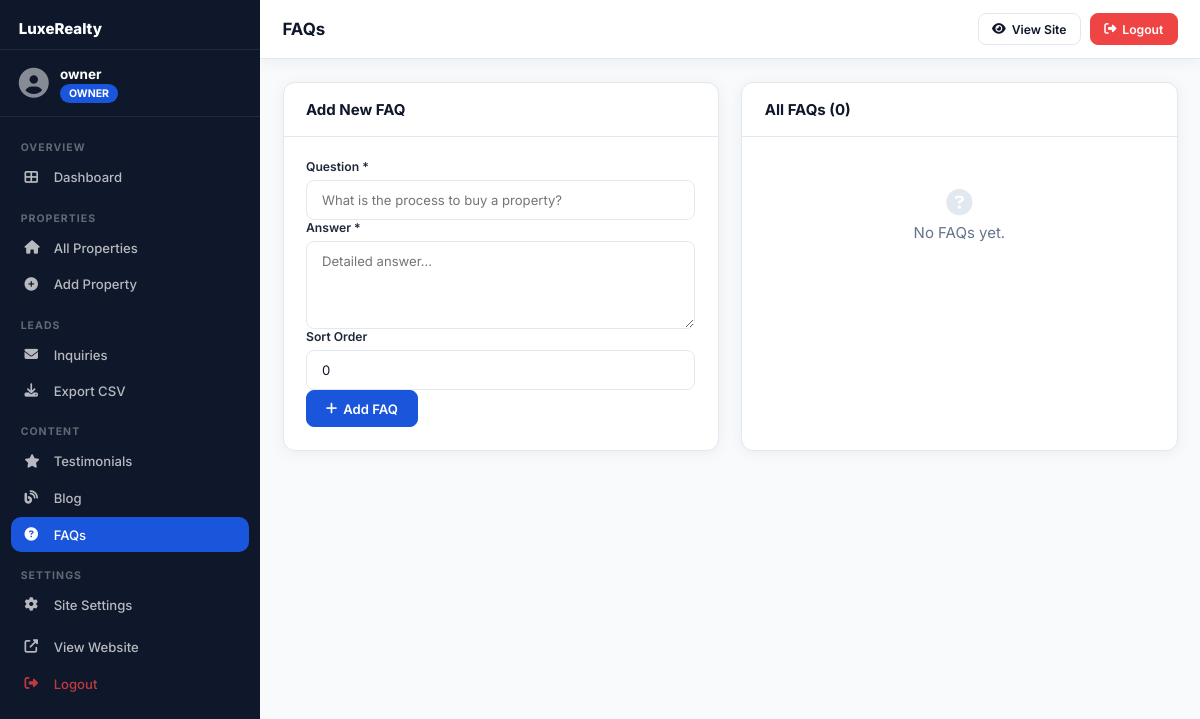
/owner/faqs (signed in), run on the app's committed database.
### models.py (models this page shows, shortened)
class SiteSettings(db.Model):
    __tablename__ = 'site_settings'
    id = db.Column(db.Integer, primary_key=True)
    key = db.Column(db.String(100), unique=True, nullable=False)
    value = db.Column(db.Text, nullable=True)
    updated_at = db.Column(db.DateTime, default=datetime.utcnow, onupdate=datetime.utcnow)

class User(UserMixin, db.Model):
    __tablename__ = 'users'
    id = db.Column(db.Integer, primary_key=True)
    username = db.Column(db.String(80), unique=True, nullable=False)
    email = db.Column(db.String(120), unique=True, nullable=False)
    password_hash = db.Column(db.String(256), nullable=False)
    role = db.Column(db.String(20), default='owner')  # owner, developer
    is_active = db.Column(db.Boolean, default=True)
    failed_logins = db.Column(db.Integer, default=0)
    locked_until = db.Column(db.DateTime, nullable=True)
    totp_secret = db.Column(db.String(32), nullable=True)
    two_fa_enabled = db.Column(db.Boolean, default=False)
    created_at = db.Column(db.DateTime, default=datetime.utcnow)
    last_login = db.Column(db.DateTime, nullable=True)
    def is_developer(self):
        return self.role == 'developer'
    def is_owner(self):
        return self.role in ['owner', 'developer']

### app.py (the view, shortened to what this page needs)
@app.route('/owner/faqs', methods=['GET','POST'])
@login_required
@owner_required
def owner_faqs():
    return render_template('owner/faqs.html',faqs=FAQ.query.order_by(FAQ.sort_order).all())

### app.py (called while the page is built)
@login_manager.user_loader
def load_user(uid): return User.query.get(int(uid))

def owner_required(f):
    @wraps(f)
    def dec(*a,**k):
        if not current_user.is_authenticated or not current_user.is_owner(): abort(403)
        return f(*a,**k)
    return dec

def get_settings():
    rows = SiteSettings.query.all()
    s = dict(SETTING_DEFAULTS)
    for r in rows: s[r.key] = r.value
    return s

@app.context_processor
def inject_globals():
    s = get_settings()
    ext = ExternalLink.query.filter_by(is_active=True).order_by(ExternalLink.sort_order).all()
    return dict(
        settings=s, now=datetime.utcnow(),
        header_links=[l for l in ext if l.link_type=='header_nav'],
        footer_links=[l for l in ext if l.link_type=='footer'],
        social_links=[l for l in ext if l.link_type=='social'],
        csrf_token=generate_csrf,
    )

### templates/owner/faqs.html (shortened to what this page needs)
{% extends "partials/admin_base.html" %}
{% block page_title %}FAQs{% endblock %}
{% block content %}
<div class="dashboard-grid">
  <div class="card">
    <div class="card-header"><h3>Add New FAQ</h3></div>
    <div class="card-body">
      <form method="POST">
        <div class="form-group">
          <label>Question *</label>
          <input type="text" name="question" required class="form-input" placeholder="What is the process to buy a property?">
        </div>
        <div class="form-group">
          <label>Answer *</label>
          <textarea name="answer" required class="form-input" rows="4" placeholder="Detailed answer..."></textarea>
        </div>
        <div class="form-group">
          <label>Sort Order</label>
          <input type="number" name="sort_order" class="form-input" value="0" min="0">
        </div>
        <button type="submit" class="btn btn-primary"><i class="fas fa-plus"></i> Add FAQ</button>
      </form>
    </div>
  </div>
  <div class="card">
    <div class="card-header"><h3>All FAQs ({{ faqs|length }})</h3></div>
    <div class="card-body">
      {% if faqs %}
      <div class="faq-admin-list">
        {% for faq in faqs %}
        <div class="faq-admin-item">
          <div class="faq-admin-content">
            <strong>{{ faq.question }}</strong>
            <p>{{ faq.answer[:100] }}...</p>
          </div>
          <form method="POST" onsubmit="return confirm('Delete?')">
            <input type="hidden" name="csrf_token" value="{{ csrf_token() }}">
            <input type="hidden" name="action" value="delete">
            <input type="hidden" name="id" value="{{ faq.id }}">
            <button type="submit" class="btn btn-xs btn-danger"><i class="fas fa-trash"></i></button>
          </form>
        </div>
        {% endfor %}
      </div>
      {% else %}
      <div class="empty-state-sm"><i class="fas fa-question-circle"></i><p>No FAQs yet.</p></div>
      {% endif %}
    </div>
  </div>
</div>
{% endblock %}

### templates/partials/admin_base.html (shortened to what this page needs)
<!DOCTYPE html>
<html lang="en">
<head>
  <link rel="stylesheet" href="https://cdnjs.cloudflare.com/ajax/libs/font-awesome/6.5.0/css/all.min.css">
  <link rel="stylesheet" href="{{ url_for('static', filename='css/admin.css') }}">
</head>
<body class="admin-body">
<div class="admin-layout">
  <aside class="sidebar" id="sidebar">
    <div class="sidebar-header">
      <span class="sidebar-logo">
        <span>{{ settings.site_name }}</span>
      </span>
    </div>
    <div class="sidebar-user">
      <div class="user-avatar"><i class="fas fa-user-circle"></i></div>
      <div><p class="user-name">{{ current_user.username }}</p><span class="user-badge badge-{{ current_user.role }}">{{ current_user.role|title }}</span></div>
    </div>
    <nav class="sidebar-nav">
      <div class="nav-section">
        <span class="nav-section-label">Overview</span>
        <a href="{{ url_for('owner_dashboard') }}" class="nav-item {% if request.endpoint=='owner_dashboard' %}active{% endif %}"><i class="fas fa-th-large"></i> Dashboard</a>
      </div>
      <div class="nav-section">
        <span class="nav-section-label">Properties</span>
        <a href="{{ url_for('owner_properties') }}" class="nav-item {% if 'propert' in (request.endpoint or '') and 'add' not in (request.endpoint or '') %}active{% endif %}"><i class="fas fa-home"></i> All Properties</a>
        <a href="{{ url_for('add_property') }}" class="nav-item {% if request.endpoint=='add_property' %}active{% endif %}"><i class="fas fa-plus-circle"></i> Add Property</a>
      </div>
      <div class="nav-section">
        <span class="nav-section-label">Leads</span>
        <a href="{{ url_for('owner_inquiries') }}" class="nav-item {% if 'inquir' in (request.endpoint or '') %}active{% endif %}">
          <i class="fas fa-envelope"></i> Inquiries
          {% set unread_count = namespace(val=0) %}
        </a>
        <a href="{{ url_for('export_inquiries') }}" class="nav-item"><i class="fas fa-download"></i> Export CSV</a>
      </div>
      <div class="nav-section">
        <span class="nav-section-label">Content</span>
        <a href="{{ url_for('owner_testimonials') }}" class="nav-item {% if request.endpoint=='owner_testimonials' %}active{% endif %}"><i class="fas fa-star"></i> Testimonials</a>
        <a href="{{ url_for('owner_blog') }}" class="nav-item {% if 'blog' in (request.endpoint or '') %}active{% endif %}"><i class="fas fa-blog"></i> Blog</a>
        <a href="{{ url_for('owner_faqs') }}" class="nav-item {% if request.endpoint=='owner_faqs' %}active{% endif %}"><i class="fas fa-question-circle"></i> FAQs</a>
      </div>
      <div class="nav-section">
        <span class="nav-section-label">Settings</span>
        <a href="{{ url_for('owner_settings') }}" class="nav-item {% if request.endpoint=='owner_settings' %}active{% endif %}"><i class="fas fa-cog"></i> Site Settings</a>
      </div>
      <div class="nav-section">
        <a href="{{ url_for('index') }}" class="nav-item" target="_blank"><i class="fas fa-external-link-alt"></i> View Website</a>
        <a href="{{ url_for('logout') }}" class="nav-item nav-logout"><i class="fas fa-sign-out-alt"></i> Logout</a>
      </div>
    </nav>
  </aside>
  <div class="admin-main">
    <header class="admin-header">
      <h1 class="page-title">{% block page_title %}Dashboard{% endblock %}</h1>
      <div class="header-actions">
        <a href="{{ url_for('index') }}" class="btn btn-sm btn-outline" target="_blank"><i class="fas fa-eye"></i> <span class="d-none-sm">View Site</span></a>
        <a href="{{ url_for('logout') }}" class="btn btn-sm btn-danger"><i class="fas fa-sign-out-alt"></i> <span class="d-none-sm">Logout</span></a>
      </div>
    </header>
    <div class="admin-content">
      {% block content %}{% endblock %}
    </div>
  </div>
</div>
</body>
</html>

### data on the page
SiteSettings: site_name "LuxeRealty"
User: username "owner", role "OWNER"

### other printed values
{{ faqs|length }} "0"
